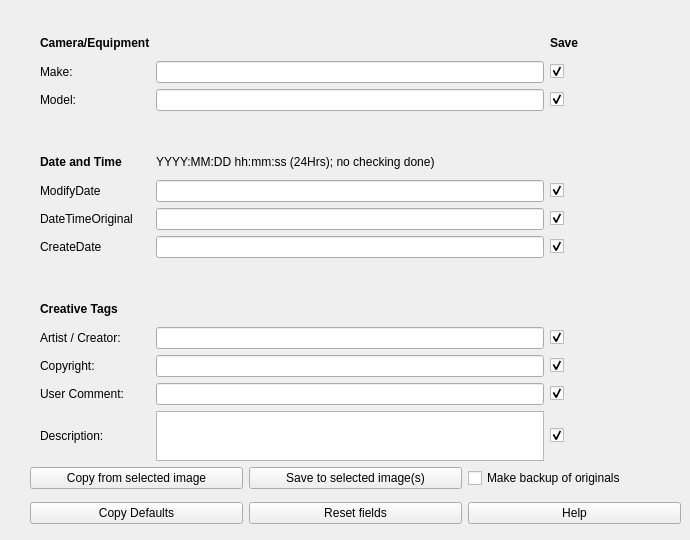
             <widget class="QWidget" name="editexiftab">
              <property name="sizePolicy">
               <sizepolicy hsizetype="Expanding" vsizetype="Expanding">
                <horstretch>2</horstretch>
                <verstretch>2</verstretch>
               </sizepolicy>
              </property>
              <attribute name="title">
               <string>Exif</string>
              </attribute>
              <widget class="QWidget" name="gridLayoutWidget_2">
               <property name="geometry">
                <rect>
                 <x>30</x>
                 <y>20</y>
                 <width>549</width>
                 <height>441</height>
                </rect>
               </property>
               <layout class="QGridLayout" name="gridLayout_2" rowstretch="0,0,0,0,0,0,0,0,0,0,0,0,0,0">
                <property name="leftMargin">
                 <number>10</number>
                </property>
                <property name="topMargin">
                 <number>10</number>
                </property>
                <item row="1" column="1">
                 <widget class="QLineEdit" name="exif_Make">
                  <property name="toolTip">
                   <string>This refers to the make of the body</string>
                  </property>
                 </widget>
                </item>
                <item row="6" column="1">
                 <widget class="QLineEdit" name="exif_DateTimeOriginal"/>
                </item>
                <item row="10" column="2">
                 <widget class="QCheckBox" name="chk_exif_Artist">
                  <property name="text">
                   <string/>
                  </property>
                  <property name="checked">
                   <bool>true</bool>
                  </property>
                 </widget>
                </item>
                <item row="0" column="0">
                 <widget class="QLabel" name="label_33">
                  <property name="font">
                   <font>
                    <weight>75</weight>
                    <bold>true</bold>
                   </font>
                  </property>
                  <property name="text">
                   <string>Camera/Equipment</string>
                  </property>
                 </widget>
                </item>
                <item row="11" column="1">
                 <widget class="QLineEdit" name="exif_Copyright"/>
                </item>
                <item row="13" column="1">
                 <widget class="QPlainTextEdit" name="exif_ImageDescription">
                  <property name="maximumSize">
                   <size>
                    <width>16777215</width>
                    <height>50</height>
                   </size>
                  </property>
                 </widget>
                </item>
                <item row="10" column="1">
                 <widget class="QLineEdit" name="exif_Artist"/>
                </item>
                <item row="11" column="0">
                 <widget class="QLabel" name="label_31">
                  <property name="text">
                   <string>Copyright:</string>
                  </property>
                 </widget>
                </item>
                <item row="1" column="2">
                 <widget class="QCheckBox" name="chk_exif_Make">
                  <property name="text">
                   <string/>
                  </property>
                  <property name="checked">
                   <bool>true</bool>
                  </property>
                 </widget>
                </item>
                <item row="1" column="0">
                 <widget class="QLabel" name="label_35">
                  <property name="text">
                   <string>Make:</string>
                  </property>
                 </widget>
                </item>
                <item row="2" column="0">
                 <widget class="QLabel" name="label_36">
                  <property name="text">
                   <string>Model:</string>
                  </property>
                 </widget>
                </item>
                <item row="4" column="0">
                 <widget class="QLabel" name="label_38">
                  <property name="font">
                   <font>
                    <weight>75</weight>
                    <bold>true</bold>
                   </font>
                  </property>
                  <property name="text">
                   <string>Date and Time</string>
                  </property>
                 </widget>
                </item>
                <item row="3" column="0">
                 <widget class="QLabel" name="label_37">
                  <property name="text">
                   <string/>
                  </property>
                 </widget>
                </item>
                <item row="12" column="1">
                 <widget class="QLineEdit" name="exif_UserComment"/>
                </item>
                <item row="7" column="0">
                 <widget class="QLabel" name="label_40">
                  <property name="text">
                   <string>CreateDate</string>
                  </property>
                 </widget>
                </item>
                <item row="5" column="1">
                 <widget class="QLineEdit" name="exif_ModifyDate"/>
                </item>
                <item row="2" column="2">
                 <widget class="QCheckBox" name="chk_exif_Model">
                  <property name="text">
                   <string/>
                  </property>
                  <property name="checked">
                   <bool>true</bool>
                  </property>
                 </widget>
                </item>
                <item row="0" column="2">
                 <widget class="QLabel" name="label_45">
                  <property name="font">
                   <font>
                    <weight>75</weight>
                    <bold>true</bold>
                   </font>
                  </property>
                  <property name="text">
                   <string>Save</string>
                  </property>
                 </widget>
                </item>
                <item row="6" column="0">
                 <widget class="QLabel" name="label_39">
                  <property name="text">
                   <string>DateTimeOriginal</string>
                  </property>
                 </widget>
                </item>
                <item row="4" column="1">
                 <widget class="QLabel" name="label_42">
                  <property name="text">
                   <string>YYYY:MM:DD hh:mm:ss (24Hrs); no checking done)</string>
                  </property>
                 </widget>
                </item>
                <item row="7" column="1">
                 <widget class="QLineEdit" name="exif_CreateDate"/>
                </item>
                <item row="2" column="1">
                 <widget class="QLineEdit" name="exif_Model">
                  <property name="toolTip">
                   <string>This refers to the model of the body</string>
                  </property>
                 </widget>
                </item>
                <item row="12" column="0">
                 <widget class="QLabel" name="label_32">
                  <property name="text">
                   <string>User Comment:</string>
                  </property>
                 </widget>
                </item>
                <item row="13" column="0">
                 <widget class="QLabel" name="label_34">
                  <property name="text">
                   <string>Description:</string>
                  </property>
                 </widget>
                </item>
                <item row="12" column="2">
                 <widget class="QCheckBox" name="chk_exif_UserComment">
                  <property name="text">
                   <string/>
                  </property>
                  <property name="checked">
                   <bool>true</bool>
                  </property>
                 </widget>
                </item>
                <item row="9" column="0">
                 <widget class="QLabel" name="label_44">
                  <property name="font">
                   <font>
                    <weight>75</weight>
                    <bold>true</bold>
                   </font>
                  </property>
                  <property name="text">
                   <string>Creative Tags</string>
                  </property>
                 </widget>
                </item>
                <item row="11" column="2">
                 <widget class="QCheckBox" name="chk_exif_Copyright">
                  <property name="text">
                   <string/>
                  </property>
                  <property name="checked">
                   <bool>true</bool>
                  </property>
                 </widget>
                </item>
                <item row="13" column="2">
                 <widget class="QCheckBox" name="chk_exif_ImageDescription">
                  <property name="text">
                   <string/>
                  </property>
                  <property name="checked">
                   <bool>true</bool>
                  </property>
                 </widget>
                </item>
                <item row="10" column="0">
                 <widget class="QLabel" name="label_30">
                  <property name="text">
                   <string>Artist / Creator:</string>
                  </property>
                 </widget>
                </item>
                <item row="5" column="0">
                 <widget class="QLabel" name="label_41">
                  <property name="text">
                   <string>ModifyDate</string>
                  </property>
                 </widget>
                </item>
                <item row="5" column="2">
                 <widget class="QCheckBox" name="chk_exif_DateTimeOriginal">
                  <property name="text">
                   <string/>
                  </property>
                  <property name="checked">
                   <bool>true</bool>
                  </property>
                 </widget>
                </item>
                <item row="6" column="2">
                 <widget class="QCheckBox" name="chk_exif_CreateDate">
                  <property name="text">
                   <string/>
                  </property>
                  <property name="checked">
                   <bool>true</bool>
                  </property>
                 </widget>
                </item>
                <item row="7" column="2">
                 <widget class="QCheckBox" name="chk_exif_ModifyDate">
                  <property name="text">
                   <string/>
                  </property>
                  <property name="checked">
                   <bool>true</bool>
                  </property>
                 </widget>
                </item>
                <item row="8" column="0">
                 <widget class="QLabel" name="label_43">
                  <property name="text">
                   <string/>
                  </property>
                 </widget>
                </item>
               </layout>
              </widget>
              <widget class="QWidget" name="gridLayoutWidget_7">
               <property name="geometry">
                <rect>
                 <x>30</x>
                 <y>460</y>
                 <width>651</width>
                 <height>71</height>
                </rect>
               </property>
               <layout class="QGridLayout" name="gridLayout_7">
                <item row="0" column="1">
                 <widget class="QPushButton" name="btn_saveexif">
                  <property name="toolTip">
                   <string>Save the exif data to the image file(s)</string>
                  </property>
                  <property name="statusTip">
                   <string>Save the exif data to the image file(s)</string>
                  </property>
                  <property name="text">
                   <string>Save to selected image(s)</string>
                  </property>
                 </widget>
                </item>
                <item row="0" column="0">
                 <widget class="QPushButton" name="btn_exif_copyfrom">
                  <property name="toolTip">
                   <string>This button will copy the (available) exif info from the selected image to the internal &quot;clipboard&quot;</string>
                  </property>
                  <property name="statusTip">
                   <string>This button will copy the (available) exif info from the selected image to the internal &quot;clipboard&quot;</string>
                  </property>
                  <property name="text">
                   <string>Copy from selected image</string>
                  </property>
                 </widget>
                </item>
                <item row="1" column="1">
                 <widget class="QPushButton" name="btn_resetexif">
                  <property name="toolTip">
                   <string>Empties all fields</string>
                  </property>
                  <property name="statusTip">
                   <string>Empties all fields</string>
                  </property>
                  <property name="text">
                   <string>Reset fields</string>
                  </property>
                 </widget>
                </item>
                <item row="1" column="2">
                 <widget class="QPushButton" name="btn_exifhelp">
                  <property name="font">
                   <font>
                    <weight>50</weight>
                    <bold>false</bold>
                   </font>
                  </property>
                  <property name="toolTip">
                   <string>Opens the manual with some additional info on this screen</string>
                  </property>
                  <property name="statusTip">
                   <string>Opens the manual with some additional info on this screen</string>
                  </property>
                  <property name="text">
                   <string>Help</string>
                  </property>
                 </widget>
                </item>
                <item row="1" column="0">
                 <widget class="QPushButton" name="btn_copy_exif_defaults">
                  <property name="toolTip">
                   <string>Copies the default Artist and Copyright from Preferences</string>
                  </property>
                  <property name="statusTip">
                   <string>Copies the default Artist and Copyright from Preferences</string>
                  </property>
                  <property name="text">
                   <string>Copy Defaults</string>
                  </property>
                 </widget>
                </item>
                <item row="0" column="2">
                 <widget class="QCheckBox" name="chk_exif_backuporiginals">
                  <property name="toolTip">
                   <string>Overwrite your image or make a backup first</string>
                  </property>
                  <property name="statusTip">
                   <string>Overwrite your image or make a backup first</string>
                  </property>
                  <property name="text">
                   <string>Make backup of originals</string>
                  </property>
                 </widget>
                </item>
               </layout>
              </widget>
             </widget>
